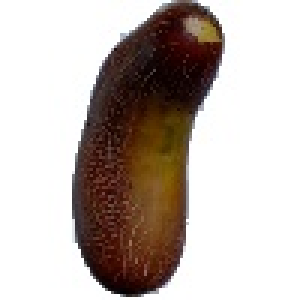
#> input picture backend/dataset/raw/7023a405-d3c0-4a5c-bd95-f747f43f6a34.jpg, 100 x 100 px (shown 3 times larger)
$ python -i vision_engine.py   (imports and definitions only)   (older library calls are emulated)
#> lines starting #> are read from the running program, lines starting #| are printed output that depends on the picture; after the words box and inside, x2 and y2 are one past the last pixel; in counts of white or black regions, pixels touching at a corner belong together
import cv2
import numpy as np
from PIL import Image
from typing import Dict, Any, Tuple

class ComputerVisionFeatureExtractor:
    @staticmethod
    def analyze_image(image_path_or_bytes: Any) -> Dict[str, Any]:
        if isinstance(image_path_or_bytes, str):
            cv_img = cv2.imread(image_path_or_bytes)
#> cv_img is the input picture: shape (100, 100, 3); mean B, G, R 177.6, 183.2, 193.4
        elif hasattr(image_path_or_bytes, 'read'):
            file_bytes = np.asarray(bytearray(image_path_or_bytes.read()), dtype=np.uint8)
            cv_img = cv2.imdecode(file_bytes, cv2.IMREAD_COLOR)
        elif isinstance(image_path_or_bytes, bytes):
            file_bytes = np.asarray(bytearray(image_path_or_bytes), dtype=np.uint8)
            cv_img = cv2.imdecode(file_bytes, cv2.IMREAD_COLOR)
        else:
            raise ValueError('Unsupported image format')

        if cv_img is None:
            return {
                'color_score': 85.0,
                'texture_score': 85.0,
                'visual_condition_score': 85.0,
                'mold_detected': False,
                'bruising_detected': False,
                'physical_damage_detected': False,
                'spoilage_probability': 0.10,
                'color_degradation_pct': 10.0,
                'texture_roughness_score': 15.0
            }

        cv_img = cv2.resize(cv_img, (256, 256))
#> cv_img: shape (256, 256, 3)
        hsv = cv2.cvtColor(cv_img, cv2.COLOR_BGR2HSV)
#> hsv: shape (256, 256, 3); mean H, S, V 22.9, 57.6, 193.5
        gray = cv2.cvtColor(cv_img, cv2.COLOR_BGR2GRAY)
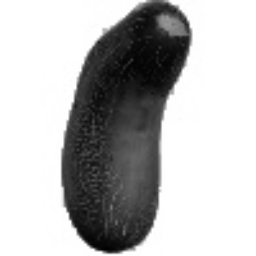
#> gray: shape (256, 256); min 1, max 255, mean 185.6

        # 1. Color Analysis (Discoloration, Browning, Loss of Vibrant Hue)
        lower_brown = np.array([5, 40, 20])
        upper_brown = np.array([25, 255, 140])
        brown_mask = cv2.inRange(hsv, lower_brown, upper_brown)
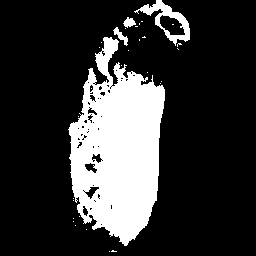
#> brown_mask: shape (256, 256); 20.9% white; 31 white regions (27 under 20 px), largest, box (x1, y1, x2, y2) and area: (68, 37, 165, 246) 12727, (134, 0, 190, 46) 725, (113, 27, 128, 46) 101, (123, 17, 136, 28) 85
        brown_pixel_ratio = float(np.sum(brown_mask > 0)) / (256.0 * 256.0)
#> brown_pixel_ratio = 0.209

        sat_mean = float(np.mean(hsv[:, :, 1]))
#> sat_mean = 57.65
        val_mean = float(np.mean(hsv[:, :, 2]))
#> val_mean = 193.5
        vibrancy = (sat_mean / 255.0) * 0.6 + (val_mean / 255.0) * 0.4
#> vibrancy = 0.439

        color_degradation_pct = min(100.0, max(0.0, (brown_pixel_ratio * 2.5 + (1.0 - vibrancy) * 0.4) * 100.0))
#> color_degradation_pct = 74.66
        color_score = max(5.0, 100.0 - color_degradation_pct)
#> color_score = 25.34

        # 2. Texture Analysis (Laplacian Variance)
        laplacian = cv2.Laplacian(gray, cv2.CV_64F)
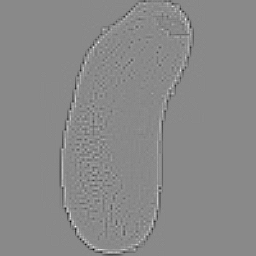
#> laplacian: shape (256, 256) float64; min -136, max 117, mean 0; drawn with min black and max white
        lap_var = float(laplacian.var())
#> lap_var = 58.46
        texture_roughness_score = min(100.0, lap_var / 12.0)
#> texture_roughness_score = 4.87
        texture_score = max(5.0, 100.0 - (texture_roughness_score * 0.75 + brown_pixel_ratio * 40.0))
#> texture_score = 87.99

        # 3. Spoilage Detection: Mold
        lower_mold = np.array([35, 15, 120])
        upper_mold = np.array([90, 110, 240])
        mold_mask = cv2.inRange(hsv, lower_mold, upper_mold)
#> mold_mask: shape (256, 256); every value is 0

        lower_white_fuzz = np.array([0, 0, 180])
        upper_white_fuzz = np.array([180, 45, 255])
        white_fuzz_mask = cv2.inRange(hsv, lower_white_fuzz, upper_white_fuzz)
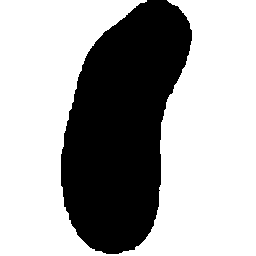
#> white_fuzz_mask: shape (256, 256); 66.2% white; 1 black region, box (x1, y1, x2, y2) and area: (61, 0, 192, 254) 22132

        combined_mold_mask = cv2.bitwise_or(mold_mask, white_fuzz_mask)
        mold_ratio = float(np.sum(combined_mold_mask > 0)) / (256.0 * 256.0)
#> mold_ratio = 0.662
        mold_detected = bool(mold_ratio > 0.04 or (brown_pixel_ratio > 0.15 and mold_ratio > 0.02))
#> mold_detected = True

        # 4. Spoilage Detection: Bruising
        blurred_gray = cv2.GaussianBlur(gray, (15, 15), 0)
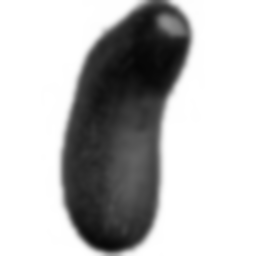
#> blurred_gray: shape (256, 256); min 6, max 255, mean 185.5
        _, dark_thresh = cv2.threshold(blurred_gray, 70, 255, cv2.THRESH_BINARY_INV)
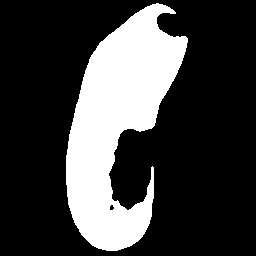
#> dark_thresh: shape (256, 256); 24.5% white; 1 white region
        contours, _ = cv2.findContours(dark_thresh, cv2.RETR_EXTERNAL, cv2.CHAIN_APPROX_SIMPLE)
#> contours = 1 contour; box (x1, y1, x2, y2) and area: (66, 3, 188, 251) 15716
        bruise_count = 0
        for cnt in contours:
            area = cv2.contourArea(cnt)
            if 150 < area < 8000:
                bruise_count += 1
#> this loop made 1 pass
#> area on pass 1: 15715.5
#> after the loop, bruise_count = 0
        bruising_detected = bool(bruise_count >= 2 or brown_pixel_ratio > 0.18)
#> bruising_detected = True

        # 5. Physical Damage Detection
        edges = cv2.Canny(gray, 100, 200)
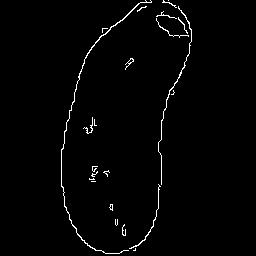
#> edges: shape (256, 256); 1.6% white in thin lines or dots, all inside (x1, y1, x2, y2) = (61, 0, 192, 254)
        edge_density = float(np.sum(edges > 0)) / (256.0 * 256.0)
#> edge_density = 0.016
        physical_damage_detected = bool(edge_density > 0.08 and bruise_count > 0)
#> physical_damage_detected = False

        # Spoilage Probability
        base_spoilage_prob = (brown_pixel_ratio * 1.8) + (mold_ratio * 3.0) + (0.2 if bruising_detected else 0.0) + (0.3 if mold_detected else 0.0)
#> base_spoilage_prob = 2.86
        spoilage_prob = min(0.99, max(0.01, round(base_spoilage_prob, 3)))
#> spoilage_prob = 0.99

        # Composite Visual Score
        visual_score = round(0.50 * color_score + 0.50 * texture_score, 1)
#> visual_score = 56.7
        if mold_detected:
            visual_score = min(visual_score, 35.0)
#> visual_score = 35
        elif bruising_detected:
            visual_score = min(visual_score, 60.0)

        return {
            'color_score': round(color_score, 1),
            'texture_score': round(texture_score, 1),
            'visual_condition_score': visual_score,
            'mold_detected': mold_detected,
            'bruising_detected': bruising_detected,
            'physical_damage_detected': physical_damage_detected,
            'spoilage_probability': spoilage_prob,
            'color_degradation_pct': round(color_degradation_pct, 1),
            'texture_roughness_score': round(texture_roughness_score, 1)
        }

>>> result = ComputerVisionFeatureExtractor().analyze_image('../../dataset/raw/7023a405-d3c0-4a5c-bd95-f747f43f6a34.jpg')
#> result = 9 items
